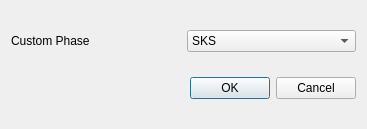
<?xml version="1.0" encoding="UTF-8"?>
<ui version="4.0">
 <class>Dialog</class>
 <widget class="QDialog" name="Dialog">
  <property name="geometry">
   <rect>
    <x>0</x>
    <y>0</y>
    <width>367</width>
    <height>129</height>
   </rect>
  </property>
  <property name="windowTitle">
   <string>Dialog</string>
  </property>
  <layout class="QGridLayout" name="gridLayout">
   <item row="0" column="1">
    <widget class="QComboBox" name="input_pickType">
     <item>
      <property name="text">
       <string>SKS</string>
      </property>
     </item>
     <item>
      <property name="text">
       <string>SKKS</string>
      </property>
     </item>
     <item>
      <property name="text">
       <string>PKS</string>
      </property>
     </item>
     <item>
      <property name="text">
       <string>PKP</string>
      </property>
     </item>
     <item>
      <property name="text">
       <string>Sdiff</string>
      </property>
     </item>
     <item>
      <property name="text">
       <string>ScS</string>
      </property>
     </item>
     <item>
      <property name="text">
       <string>PP</string>
      </property>
     </item>
     <item>
      <property name="text">
       <string>SS</string>
      </property>
     </item>
    </widget>
   </item>
   <item row="0" column="0">
    <widget class="QLabel" name="label">
     <property name="text">
      <string>Custom Phase</string>
     </property>
    </widget>
   </item>
   <item row="1" column="0" colspan="2">
    <widget class="QDialogButtonBox" name="buttonBox">
     <property name="orientation">
      <enum>Qt::Horizontal</enum>
     </property>
     <property name="standardButtons">
      <set>QDialogButtonBox::Cancel|QDialogButtonBox::Ok</set>
     </property>
    </widget>
   </item>
  </layout>
 </widget>
 <resources/>
 <connections>
  <connection>
   <sender>buttonBox</sender>
   <signal>accepted()</signal>
   <receiver>Dialog</receiver>
   <slot>accept()</slot>
   <hints>
    <hint type="sourcelabel">
     <x>248</x>
     <y>254</y>
    </hint>
    <hint type="destinationlabel">
     <x>157</x>
     <y>274</y>
    </hint>
   </hints>
  </connection>
  <connection>
   <sender>buttonBox</sender>
   <signal>rejected()</signal>
   <receiver>Dialog</receiver>
   <slot>reject()</slot>
   <hints>
    <hint type="sourcelabel">
     <x>316</x>
     <y>260</y>
    </hint>
    <hint type="destinationlabel">
     <x>286</x>
     <y>274</y>
    </hint>
   </hints>
  </connection>
 </connections>
</ui>
